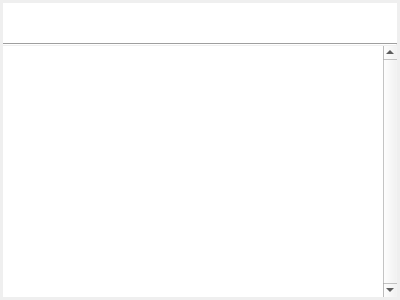
<?xml version="1.0" encoding="UTF-8"?>
<ui version="4.0">
 <class>LayoutList</class>
 <widget class="QWidget" name="LayoutList">
  <property name="geometry">
   <rect>
    <x>0</x>
    <y>0</y>
    <width>400</width>
    <height>300</height>
   </rect>
  </property>
  <property name="sizePolicy">
   <sizepolicy hsizetype="Preferred" vsizetype="Expanding">
    <horstretch>0</horstretch>
    <verstretch>0</verstretch>
   </sizepolicy>
  </property>
  <property name="windowTitle">
   <string>LayoutList</string>
  </property>
  <property name="styleSheet">
   <string notr="true"/>
  </property>
  <layout class="QVBoxLayout" name="verticalLayout_3">
   <property name="spacing">
    <number>0</number>
   </property>
   <property name="leftMargin">
    <number>3</number>
   </property>
   <property name="topMargin">
    <number>3</number>
   </property>
   <property name="rightMargin">
    <number>3</number>
   </property>
   <property name="bottomMargin">
    <number>3</number>
   </property>
   <item>
    <layout class="QHBoxLayout" name="horizontalLayout">
     <property name="spacing">
      <number>10</number>
     </property>
     <property name="leftMargin">
      <number>0</number>
     </property>
     <item>
      <widget class="KiranSearchBox" name="lineEdit_search">
       <property name="minimumSize">
        <size>
         <width>0</width>
         <height>40</height>
        </size>
       </property>
       <property name="maximumSize">
        <size>
         <width>16777215</width>
         <height>40</height>
        </size>
       </property>
       <property name="frame">
        <bool>false</bool>
       </property>
      </widget>
     </item>
    </layout>
   </item>
   <item>
    <widget class="Line" name="line">
     <property name="orientation">
      <enum>Qt::Horizontal</enum>
     </property>
    </widget>
   </item>
   <item>
    <widget class="QScrollArea" name="scrollArea">
     <property name="frameShape">
      <enum>QFrame::NoFrame</enum>
     </property>
     <property name="verticalScrollBarPolicy">
      <enum>Qt::ScrollBarAlwaysOn</enum>
     </property>
     <property name="horizontalScrollBarPolicy">
      <enum>Qt::ScrollBarAlwaysOff</enum>
     </property>
     <property name="widgetResizable">
      <bool>true</bool>
     </property>
     <widget class="QWidget" name="scrollAreaWidgetContents_2">
      <property name="geometry">
       <rect>
        <x>0</x>
        <y>0</y>
        <width>389</width>
        <height>249</height>
       </rect>
      </property>
      <layout class="QVBoxLayout" name="verticalLayout_2">
       <property name="spacing">
        <number>0</number>
       </property>
       <property name="leftMargin">
        <number>0</number>
       </property>
       <property name="topMargin">
        <number>0</number>
       </property>
       <property name="rightMargin">
        <number>0</number>
       </property>
       <property name="bottomMargin">
        <number>0</number>
       </property>
       <item>
        <widget class="QStackedWidget" name="stackedWidget">
         <property name="currentIndex">
          <number>1</number>
         </property>
         <widget class="QWidget" name="page_list">
          <layout class="QVBoxLayout" name="verticalLayout">
           <property name="spacing">
            <number>0</number>
           </property>
           <property name="leftMargin">
            <number>0</number>
           </property>
           <property name="topMargin">
            <number>0</number>
           </property>
           <property name="rightMargin">
            <number>0</number>
           </property>
           <property name="bottomMargin">
            <number>0</number>
           </property>
           <item>
            <widget class="QListWidget" name="listWidget_list">
             <property name="focusPolicy">
              <enum>Qt::NoFocus</enum>
             </property>
             <property name="styleSheet">
              <string notr="true"/>
             </property>
             <property name="frameShape">
              <enum>QFrame::NoFrame</enum>
             </property>
             <property name="verticalScrollBarPolicy">
              <enum>Qt::ScrollBarAlwaysOff</enum>
             </property>
             <property name="horizontalScrollBarPolicy">
              <enum>Qt::ScrollBarAlwaysOff</enum>
             </property>
             <property name="sizeAdjustPolicy">
              <enum>QAbstractScrollArea::AdjustIgnored</enum>
             </property>
            </widget>
           </item>
          </layout>
         </widget>
         <widget class="QWidget" name="page_filter">
          <layout class="QVBoxLayout" name="verticalLayout_4">
           <property name="spacing">
            <number>0</number>
           </property>
           <property name="leftMargin">
            <number>0</number>
           </property>
           <property name="topMargin">
            <number>0</number>
           </property>
           <property name="rightMargin">
            <number>0</number>
           </property>
           <property name="bottomMargin">
            <number>0</number>
           </property>
           <item>
            <widget class="QListWidget" name="listWidget_filter">
             <property name="focusPolicy">
              <enum>Qt::NoFocus</enum>
             </property>
             <property name="frameShape">
              <enum>QFrame::NoFrame</enum>
             </property>
             <property name="verticalScrollBarPolicy">
              <enum>Qt::ScrollBarAlwaysOff</enum>
             </property>
             <property name="horizontalScrollBarPolicy">
              <enum>Qt::ScrollBarAlwaysOff</enum>
             </property>
             <property name="sizeAdjustPolicy">
              <enum>QAbstractScrollArea::AdjustToContents</enum>
             </property>
            </widget>
           </item>
          </layout>
         </widget>
        </widget>
       </item>
      </layout>
     </widget>
    </widget>
   </item>
  </layout>
 </widget>
 <layoutdefault spacing="6" margin="11"/>
 <customwidgets>
  <customwidget>
   <class>KiranSearchBox</class>
   <extends>QLineEdit</extends>
   <header>kiran-search-box.h</header>
  </customwidget>
 </customwidgets>
 <resources/>
 <connections/>
</ui>
